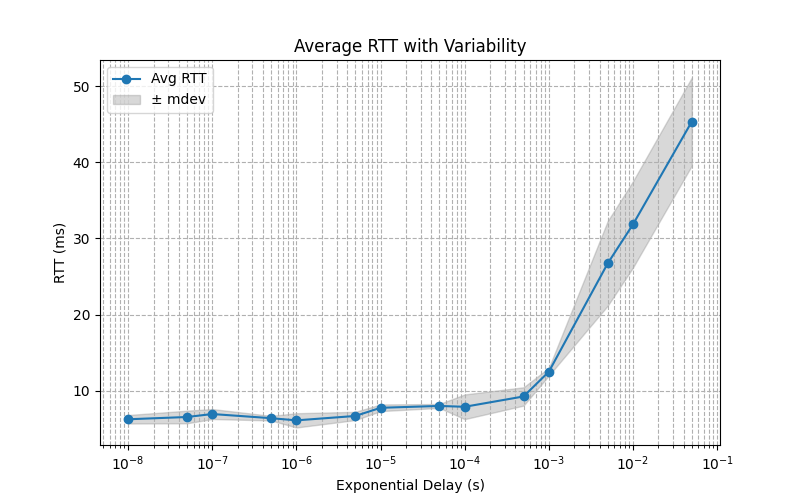

The Python source for this figure:
import matplotlib.pyplot as plt
import numpy as np

# Example data (replace with your actual data)
delays = np.array([5e-2, 1e-2, 5e-3, 1e-3, 5e-4,
                    1e-4, 5e-5, 1e-5, 5e-6, 1e-6,
                    5e-7,1e-7,5e-8,1e-8])  # Exponential delay values
rtt_min = np.array([
38.318,27.528, #5e-2,1e-2

20.562,11.817, #5e-3,1e-3

7.750,5.622, #5e-4,1e-4

7.785,7.223, #5e-5,1e-5

6.261,4.854, #5e-6,1e-6

6.074,6.053, #5e-7,1e-7

5.827,5.760 #5e-8,1e-8
])
rtt_avg = np.array([
45.346,31.857, #5e-2,1e-2

26.728,12.519, #5e-3,1e-3

9.269,7.914, #5e-4,1e-4

8.024,7.782, #5e-5,1e-5

6.708,6.132, #5e-6,1e-6

6.419,6.962, #5e-7,1e-7

6.573,6.275, #5e-8,1e-8

])
rtt_max = np.array([
52.486,39.860, #5e-2,1e-2

34.034,13.005, #5e-3,1e-3

10.692,9.074, #5e-4,1e-4

8.384,8.295, #5e-5,1e-5

7.473,7.075, #5e-6,1e-6

6.809,7.582, #5e-7,1e-7

7.730,7.05, #5e-8,1e-8
])
rtt_mdev = np.array([
5.784,5.665, #5e-2,1e-2

5.558,0.508, #5e-3,1e-3

1.203,1.620, #5e-4,1e-4

0.258,0.438, #5e-5,1e-5

0.543,0.937, #5e-6,1e-6

0.301,0.656, #5e-7,1e-7

0.829,0.559, #5e-8,1e-8
])

lower_bound = rtt_avg - rtt_mdev
upper_bound = rtt_avg + rtt_mdev

plt.figure(figsize=(8, 5))
plt.plot(delays, rtt_avg, marker='o', label='Avg RTT')
plt.fill_between(delays, lower_bound, upper_bound, color='gray', alpha=0.3, label='± mdev')
plt.xscale('log')
plt.xlabel('Exponential Delay (s)')
plt.ylabel('RTT (ms)')
plt.title('Average RTT with Variability')
plt.legend()
plt.grid(True, which="both", ls="--")
plt.show()
